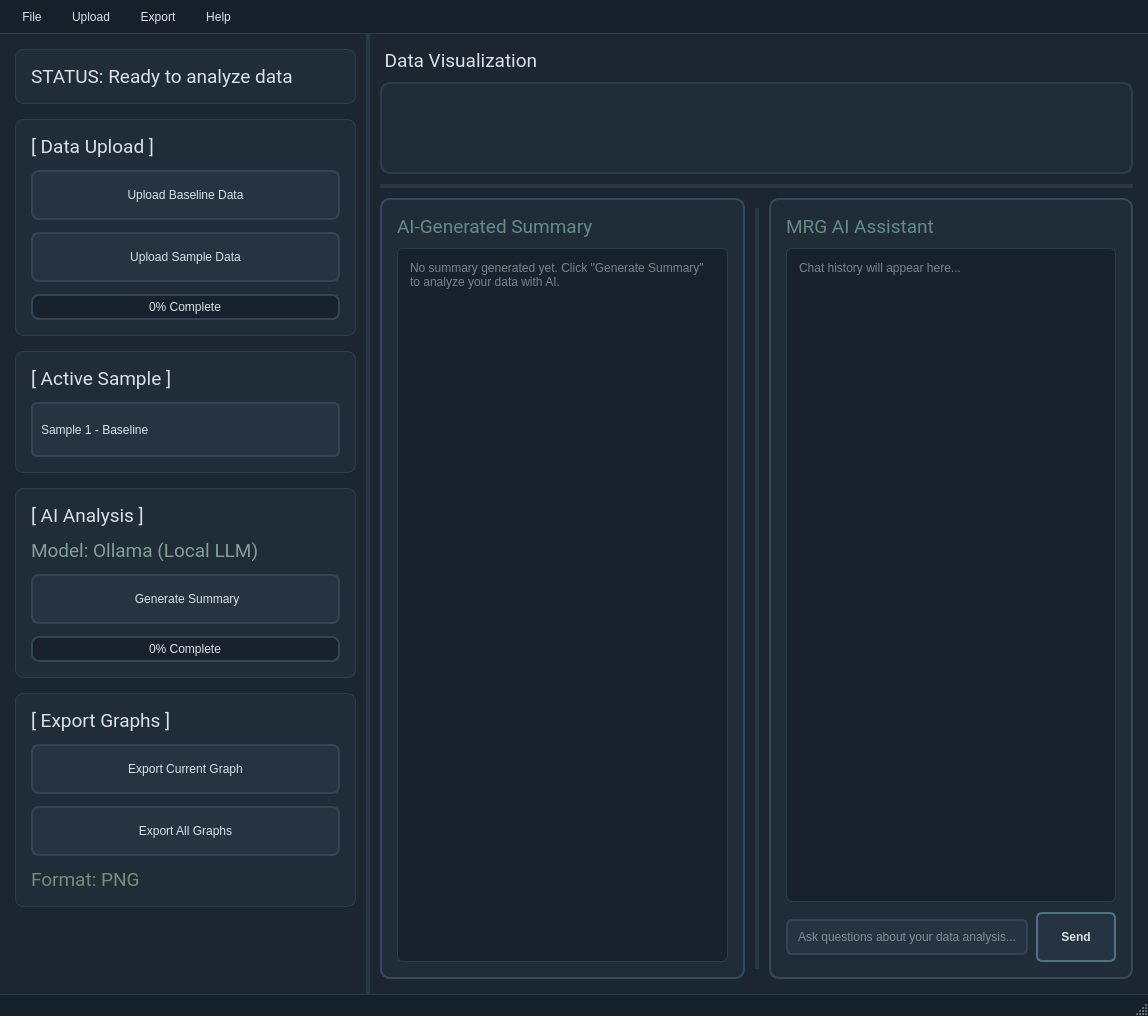
<?xml version="1.0" encoding="UTF-8"?>
<ui version="4.0">
 <class>MainWindow</class>
 <widget class="QMainWindow" name="MainWindow">
  <property name="geometry">
   <rect>
    <x>0</x>
    <y>0</y>
    <width>1148</width>
    <height>1016</height>
   </rect>
  </property>
  <property name="windowTitle">
   <string>Data Analyzer</string>
  </property>
  <property name="styleSheet">
   <string notr="true">
QMainWindow {
    background: rgb(28, 38, 48);
}

QWidget#centralwidget {
    background: rgb(28, 38, 48);
}

QLabel {
    color: rgb(220, 225, 230);
    font: 14pt &quot;Roboto&quot;;
}

QPushButton {
    background: rgb(38, 52, 66);
    border: 2px solid rgb(50, 68, 85);
    border-radius: 8px;
    color: rgb(220, 225, 230);
    font: 13pt &quot;Roboto&quot;;
    padding: 8px;
    min-height: 30px;
}

QPushButton:hover {
    background: rgb(85, 105, 75);
    border: 2px solid rgb(100, 130, 80);
}

QPushButton:pressed {
    background: rgb(70, 90, 60);
}

QPushButton:disabled {
    background: rgb(30, 35, 40);
    color: rgb(90, 95, 100);
    border: 2px solid rgb(45, 50, 55);
}

QComboBox {
    background: rgb(38, 52, 66);
    border: 2px solid rgb(50, 68, 85);
    border-radius: 6px;
    color: rgb(220, 225, 230);
    font: 12pt &quot;Roboto&quot;;
    padding: 8px;
    min-height: 35px;
}

QComboBox:hover {
    border: 2px solid rgb(100, 130, 80);
}

QComboBox::drop-down {
    border: none;
    width: 30px;
}

QComboBox::down-arrow {
    image: url(down_arrow.png);
    width: 12px;
    height: 12px;
}

QFrame {
    border-radius: 10px;
}

QProgressBar {
    border: 2px solid rgb(50, 68, 85);
    border-radius: 8px;
    background: rgb(24, 34, 44);
    text-align: center;
    color: rgb(220, 225, 230);
    font: 11pt &quot;Roboto&quot;;
}

QProgressBar::chunk {
    background: qlineargradient(x1:0, y1:0, x2:1, y2:0,
                                stop:0 rgb(75, 100, 70),
                                stop:1 rgb(100, 130, 80));
    border-radius: 6px;
}

QScrollArea {
    border: none;
    background: transparent;
}

QScrollBar:vertical {
    background: rgb(24, 34, 44);
    width: 12px;
    margin: 0px;
    border-radius: 6px;
}

QScrollBar::handle:vertical {
    background: rgb(50, 68, 85);
    border-radius: 6px;
    min-height: 20px;
}

QScrollBar::handle:vertical:hover {
    background: rgb(70, 90, 105);
}

QScrollBar::add-line:vertical, QScrollBar::sub-line:vertical {
    height: 0px;
}

QMenuBar {
    background: rgb(22, 32, 42);
    color: rgb(220, 225, 230);
    font: 12pt &quot;Roboto&quot;;
    padding: 4px;
    border-bottom: 1px solid rgb(45, 60, 75);
}

QMenuBar::item {
    padding: 6px 12px;
    background: transparent;
    border-radius: 4px;
}

QMenuBar::item:selected {
    background: rgb(85, 105, 75);
}

QMenu {
    background: rgb(32, 44, 56);
    border: 1px solid rgb(45, 60, 75);
    color: rgb(220, 225, 230);
    font: 11pt &quot;Roboto&quot;;
}

QMenu::item {
    padding: 8px 25px;
}

QMenu::item:selected {
    background: rgb(85, 105, 75);
}
   </string>
  </property>
  <widget class="QWidget" name="centralwidget">
   <layout class="QVBoxLayout" name="mainVerticalLayout">
    <property name="spacing">
     <number>0</number>
    </property>
    <property name="leftMargin">
     <number>0</number>
    </property>
    <property name="topMargin">
     <number>0</number>
    </property>
    <property name="rightMargin">
     <number>0</number>
    </property>
    <property name="bottomMargin">
     <number>0</number>
    </property>
    <item>
     <widget class="QSplitter" name="mainSplitter">
      <property name="styleSheet">
       <string notr="true">
QSplitter::handle {
    background: rgb(40, 55, 68);
}
QSplitter::handle:hover {
    background: rgb(100, 130, 80);
}
       </string>
      </property>
      <property name="orientation">
       <enum>Qt::Horizontal</enum>
      </property>
      <property name="handleWidth">
       <number>4</number>
      </property>
      <property name="childrenCollapsible">
       <bool>true</bool>
      </property>
      <widget class="QWidget" name="leftPanel">
       <property name="minimumSize">
        <size>
         <width>0</width>
         <height>0</height>
        </size>
       </property>
       <property name="maximumSize">
        <size>
         <width>400</width>
         <height>16777215</height>
        </size>
       </property>
       <layout class="QVBoxLayout" name="leftPanelLayout">
        <property name="spacing">
         <number>15</number>
        </property>
        <property name="leftMargin">
         <number>15</number>
        </property>
        <property name="topMargin">
         <number>15</number>
        </property>
        <property name="rightMargin">
         <number>10</number>
        </property>
        <property name="bottomMargin">
         <number>15</number>
        </property>
        <item>
         <widget class="QFrame" name="statusFrame">
          <property name="styleSheet">
           <string notr="true">
#statusFrame {
    background: rgb(32, 44, 56);
    border: 1px solid rgb(45, 60, 75);
    border-radius: 8px;
}
           </string>
          </property>
          <property name="frameShape">
           <enum>QFrame::StyledPanel</enum>
          </property>
          <layout class="QVBoxLayout" name="statusLayout">
           <property name="leftMargin">
            <number>15</number>
           </property>
           <property name="topMargin">
            <number>15</number>
           </property>
           <property name="rightMargin">
            <number>15</number>
           </property>
           <property name="bottomMargin">
            <number>15</number>
           </property>
           <item>
            <widget class="QLabel" name="status_inf">
             <property name="font">
              <font>
               <family>Roboto</family>
               <pointsize>14</pointsize>
               <italic>false</italic>
               <bold>false</bold>
              </font>
             </property>
             <property name="text">
              <string>STATUS: Ready to analyze data</string>
             </property>
             <property name="wordWrap">
              <bool>true</bool>
             </property>
            </widget>
           </item>
          </layout>
         </widget>
        </item>
        <item>
         <widget class="QFrame" name="uploadFrame">
          <property name="styleSheet">
           <string notr="true">
#uploadFrame {
    background: rgb(32, 44, 56);
    border: 1px solid rgb(45, 60, 75);
    border-radius: 8px;
}
           </string>
          </property>
          <property name="frameShape">
           <enum>QFrame::StyledPanel</enum>
          </property>
          <layout class="QVBoxLayout" name="uploadLayout">
           <property name="spacing">
            <number>12</number>
           </property>
           <property name="leftMargin">
            <number>15</number>
           </property>
           <property name="topMargin">
            <number>15</number>
           </property>
           <property name="rightMargin">
            <number>15</number>
           </property>
           <property name="bottomMargin">
            <number>15</number>
           </property>
           <item>
            <widget class="QLabel" name="uploadLabel">
             <property name="font">
              <font>
               <family>Roboto</family>
               <pointsize>14</pointsize>
               <italic>false</italic>
               <bold>false</bold>
              </font>
             </property>
             <property name="text">
              <string>[ Data Upload ]</string>
             </property>
            </widget>
           </item>
           <item>
            <widget class="QPushButton" name="btn_save">
             <property name="minimumSize">
              <size>
               <width>0</width>
               <height>50</height>
              </size>
             </property>
             <property name="text">
              <string>Upload Baseline Data</string>
             </property>
             <property name="iconSize">
              <size>
               <width>20</width>
               <height>20</height>
              </size>
             </property>
            </widget>
           </item>
           <item>
            <widget class="QPushButton" name="btn_current_filter">
             <property name="minimumSize">
              <size>
               <width>0</width>
               <height>50</height>
              </size>
             </property>
             <property name="text">
              <string>Upload Sample Data</string>
             </property>
            </widget>
           </item>
           <item>
            <widget class="QProgressBar" name="uploadProgress">
             <property name="value">
              <number>0</number>
             </property>
             <property name="textVisible">
              <bool>true</bool>
             </property>
             <property name="format">
              <string>%p% Complete</string>
             </property>
            </widget>
           </item>
          </layout>
         </widget>
        </item>
        <item>
         <widget class="QFrame" name="samplesFrame">
          <property name="styleSheet">
           <string notr="true">
#samplesFrame {
    background: rgb(32, 44, 56);
    border: 1px solid rgb(45, 60, 75);
    border-radius: 8px;
}
           </string>
          </property>
          <property name="frameShape">
           <enum>QFrame::StyledPanel</enum>
          </property>
          <layout class="QVBoxLayout" name="samplesLayout">
           <property name="spacing">
            <number>12</number>
           </property>
           <property name="leftMargin">
            <number>15</number>
           </property>
           <property name="topMargin">
            <number>15</number>
           </property>
           <property name="rightMargin">
            <number>15</number>
           </property>
           <property name="bottomMargin">
            <number>15</number>
           </property>
           <item>
            <widget class="QLabel" name="samplesLabel">
             <property name="font">
              <font>
               <family>Roboto</family>
               <pointsize>14</pointsize>
               <italic>false</italic>
               <bold>false</bold>
              </font>
             </property>
             <property name="text">
              <string>[ Active Sample ]</string>
             </property>
            </widget>
           </item>
           <item>
            <widget class="QComboBox" name="comboBox">
             <property name="sizePolicy">
              <sizepolicy hsizetype="Expanding" vsizetype="Fixed">
               <horstretch>0</horstretch>
               <verstretch>0</verstretch>
              </sizepolicy>
             </property>
             <item>
              <property name="text">
               <string>Sample 1 - Baseline</string>
              </property>
             </item>
             <item>
              <property name="text">
               <string>Sample 2 - Test A</string>
              </property>
             </item>
             <item>
              <property name="text">
               <string>Sample 3 - Test B</string>
              </property>
             </item>
            </widget>
           </item>
          </layout>
         </widget>
        </item>
        <item>
         <widget class="QFrame" name="aiFrame">
          <property name="styleSheet">
           <string notr="true">
#aiFrame {
    background: rgb(32, 44, 56);
    border: 1px solid rgb(45, 60, 75);
    border-radius: 8px;
}
           </string>
          </property>
          <property name="frameShape">
           <enum>QFrame::StyledPanel</enum>
          </property>
          <layout class="QVBoxLayout" name="aiLayout">
           <property name="spacing">
            <number>12</number>
           </property>
           <property name="leftMargin">
            <number>15</number>
           </property>
           <property name="topMargin">
            <number>15</number>
           </property>
           <property name="rightMargin">
            <number>15</number>
           </property>
           <property name="bottomMargin">
            <number>15</number>
           </property>
           <item>
            <widget class="QLabel" name="aiLabel">
             <property name="font">
              <font>
               <family>Roboto</family>
               <pointsize>14</pointsize>
               <italic>false</italic>
               <bold>false</bold>
              </font>
             </property>
             <property name="text">
              <string>[ AI Analysis ]</string>
             </property>
            </widget>
           </item>
           <item>
            <widget class="QLabel" name="aiModelInfo">
             <property name="font">
              <font>
               <family>Roboto</family>
               <pointsize>14</pointsize>
               <italic>false</italic>
               <bold>false</bold>
              </font>
             </property>
             <property name="styleSheet">
              <string notr="true">color: rgb(130, 160, 150);</string>
             </property>
             <property name="text">
              <string>Model: Ollama (Local LLM)</string>
             </property>
            </widget>
           </item>
           <item>
            <widget class="QPushButton" name="btn_invert">
             <property name="minimumSize">
              <size>
               <width>0</width>
               <height>50</height>
              </size>
             </property>
             <property name="styleSheet">
              <string notr="true">
QPushButton {
    background: rgb(38, 52, 66);
    border: 2px solid rgb(50, 68, 85);
    border-radius: 8px;
    color: rgb(220, 225, 230);
    font: 13pt &quot;Roboto&quot;;
    padding: 8px;
}

QPushButton:hover {
    background: qlineargradient(x1:0, y1:0, x2:1, y2:0,
                                stop:0 rgb(50, 85, 100),
                                stop:1 rgb(75, 115, 130));
    border: 2px solid rgb(75, 115, 130);
}

QPushButton:pressed {
    background: qlineargradient(x1:0, y1:0, x2:1, y2:0,
                                stop:0 rgb(40, 70, 85),
                                stop:1 rgb(55, 90, 105));
}

QPushButton:disabled {
    background: rgb(30, 35, 40);
    color: rgb(90, 95, 100);
    border: 2px solid rgb(45, 50, 55);
}
              </string>
             </property>
             <property name="text">
              <string> Generate Summary</string>
             </property>
            </widget>
           </item>
           <item>
            <widget class="QProgressBar" name="aiProgress">
             <property name="styleSheet">
              <string notr="true">
QProgressBar::chunk {
    background: qlineargradient(x1:0, y1:0, x2:1, y2:0,
                                stop:0 rgb(50, 85, 100),
                                stop:1 rgb(75, 115, 130));
}
              </string>
             </property>
             <property name="value">
              <number>0</number>
             </property>
             <property name="textVisible">
              <bool>true</bool>
             </property>
             <property name="format">
              <string>%p% Complete</string>
             </property>
            </widget>
           </item>
          </layout>
         </widget>
        </item>
        <item>
         <widget class="QFrame" name="exportFrame">
          <property name="styleSheet">
           <string notr="true">
#exportFrame {
    background: rgb(32, 44, 56);
    border: 1px solid rgb(45, 60, 75);
    border-radius: 8px;
}
           </string>
          </property>
          <property name="frameShape">
           <enum>QFrame::StyledPanel</enum>
          </property>
          <layout class="QVBoxLayout" name="exportLayout">
           <property name="spacing">
            <number>12</number>
           </property>
           <property name="leftMargin">
            <number>15</number>
           </property>
           <property name="topMargin">
            <number>15</number>
           </property>
           <property name="rightMargin">
            <number>15</number>
           </property>
           <property name="bottomMargin">
            <number>15</number>
           </property>
           <item>
            <widget class="QLabel" name="exportLabel">
             <property name="font">
              <font>
               <family>Roboto</family>
               <pointsize>14</pointsize>
               <italic>false</italic>
               <bold>false</bold>
              </font>
             </property>
             <property name="text">
              <string>[ Export Graphs ]</string>
             </property>
            </widget>
           </item>
           <item>
            <widget class="QPushButton" name="btn_export_current">
             <property name="minimumSize">
              <size>
               <width>0</width>
               <height>50</height>
              </size>
             </property>
             <property name="text">
              <string>Export Current Graph</string>
             </property>
            </widget>
           </item>
           <item>
            <widget class="QPushButton" name="btn_export_all">
             <property name="minimumSize">
              <size>
               <width>0</width>
               <height>50</height>
              </size>
             </property>
             <property name="text">
              <string>Export All Graphs</string>
             </property>
            </widget>
           </item>
           <item>
            <widget class="QLabel" name="exportInfo">
             <property name="font">
              <font>
               <family>Roboto</family>
               <pointsize>14</pointsize>
               <italic>false</italic>
               <bold>false</bold>
              </font>
             </property>
             <property name="styleSheet">
              <string notr="true">color: rgb(120, 140, 120);</string>
             </property>
             <property name="text">
              <string>Format: PNG</string>
             </property>
            </widget>
           </item>
          </layout>
         </widget>
        </item>
        <item>
         <spacer name="verticalSpacer">
          <property name="orientation">
           <enum>Qt::Vertical</enum>
          </property>
          <property name="sizeHint" stdset="0">
           <size>
            <width>20</width>
            <height>40</height>
           </size>
          </property>
         </spacer>
        </item>
       </layout>
      </widget>
      <widget class="QWidget" name="rightPanel">
       <layout class="QVBoxLayout" name="rightPanelLayout">
        <property name="spacing">
         <number>0</number>
        </property>
        <property name="leftMargin">
         <number>10</number>
        </property>
        <property name="topMargin">
         <number>15</number>
        </property>
        <property name="rightMargin">
         <number>15</number>
        </property>
        <property name="bottomMargin">
         <number>15</number>
        </property>
        <item>
         <widget class="QSplitter" name="verticalSplitter">
          <property name="styleSheet">
           <string notr="true">
QSplitter::handle {
    background: rgb(40, 55, 68);
    margin-top: 10px;
    margin-bottom: 10px;
}
QSplitter::handle:hover {
    background: rgb(100, 130, 80);
}
           </string>
          </property>
          <property name="orientation">
           <enum>Qt::Vertical</enum>
          </property>
          <property name="handleWidth">
           <number>4</number>
          </property>
          <property name="childrenCollapsible">
           <bool>true</bool>
          </property>
          <widget class="QWidget" name="visualizationWidget">
           <layout class="QVBoxLayout" name="visualizationLayout">
            <property name="spacing">
             <number>10</number>
            </property>
            <property name="leftMargin">
             <number>0</number>
            </property>
            <property name="topMargin">
             <number>0</number>
            </property>
            <property name="rightMargin">
             <number>0</number>
            </property>
            <property name="bottomMargin">
             <number>0</number>
            </property>
            <item>
             <widget class="QLabel" name="displayLabel">
              <property name="font">
               <font>
                <family>Roboto</family>
                <pointsize>14</pointsize>
                <italic>false</italic>
                <bold>false</bold>
               </font>
              </property>
              <property name="text">
               <string> Data Visualization</string>
              </property>
             </widget>
            </item>
            <item>
             <widget class="QFrame" name="displayFrame">
              <property name="sizePolicy">
               <sizepolicy hsizetype="Expanding" vsizetype="Expanding">
                <horstretch>0</horstretch>
                <verstretch>0</verstretch>
               </sizepolicy>
              </property>
              <property name="styleSheet">
               <string notr="true">
#displayFrame {
    background: rgb(32, 44, 56);
    border: 2px solid rgb(45, 60, 75);
    border-radius: 10px;
}
               </string>
              </property>
              <property name="frameShape">
               <enum>QFrame::StyledPanel</enum>
              </property>
              <layout class="QVBoxLayout" name="displayFrameLayout">
               <property name="spacing">
                <number>0</number>
               </property>
               <property name="leftMargin">
                <number>0</number>
               </property>
               <property name="topMargin">
                <number>0</number>
               </property>
               <property name="rightMargin">
                <number>0</number>
               </property>
               <property name="bottomMargin">
                <number>0</number>
               </property>
               <item>
                <widget class="QLabel" name="display">
                 <property name="sizePolicy">
                  <sizepolicy hsizetype="Expanding" vsizetype="Expanding">
                   <horstretch>0</horstretch>
                   <verstretch>0</verstretch>
                  </sizepolicy>
                 </property>
                 <property name="styleSheet">
                  <string notr="true">
background: transparent;
border: none;
                  </string>
                 </property>
                 <property name="text">
                  <string/>
                 </property>
                 <property name="scaledContents">
                  <bool>false</bool>
                 </property>
                 <property name="alignment">
                  <set>Qt::AlignCenter</set>
                 </property>
                </widget>
               </item>
              </layout>
             </widget>
            </item>
           </layout>
          </widget>
          <widget class="QSplitter" name="aiHorizontalSplitter">
           <property name="sizePolicy">
            <sizepolicy hsizetype="Expanding" vsizetype="Preferred">
             <horstretch>0</horstretch>
             <verstretch>0</verstretch>
            </sizepolicy>
           </property>
           <property name="minimumSize">
            <size>
             <width>0</width>
             <height>180</height>
            </size>
           </property>
           <property name="maximumSize">
            <size>
             <width>16777215</width>
             <height>16777215</height>
            </size>
           </property>
           <property name="styleSheet">
            <string notr="true">
QSplitter::handle {
    background: rgb(40, 55, 68);
    margin-left: 10px;
    margin-right: 10px;
}
QSplitter::handle:hover {
    background: rgb(100, 130, 80);
}
            </string>
           </property>
           <property name="orientation">
            <enum>Qt::Horizontal</enum>
           </property>
           <property name="handleWidth">
            <number>4</number>
           </property>
           <property name="childrenCollapsible">
            <bool>true</bool>
           </property>
           <widget class="QFrame" name="aiSummaryFrame">
            <property name="sizePolicy">
             <sizepolicy hsizetype="Expanding" vsizetype="Preferred">
              <horstretch>0</horstretch>
              <verstretch>0</verstretch>
             </sizepolicy>
            </property>
            <property name="styleSheet">
             <string notr="true">
#aiSummaryFrame {
    background: rgb(32, 44, 56);
    border: 2px solid rgb(50, 75, 90);
    border-radius: 10px;
}

QTextEdit {
    background: rgb(24, 34, 44);
    border: 1px solid rgb(45, 60, 75);
    border-radius: 6px;
    color: rgb(220, 225, 230);
    font: 11pt &quot;Roboto&quot;;
    padding: 8px;
}
            </string>
            </property>
            <property name="frameShape">
             <enum>QFrame::StyledPanel</enum>
            </property>
            <layout class="QVBoxLayout" name="aiSummaryLayout">
             <property name="spacing">
              <number>10</number>
             </property>
             <property name="leftMargin">
              <number>15</number>
             </property>
             <property name="topMargin">
              <number>15</number>
             </property>
             <property name="rightMargin">
              <number>15</number>
             </property>
             <property name="bottomMargin">
              <number>15</number>
             </property>
             <item>
              <layout class="QHBoxLayout" name="summaryHeaderLayout">
               <item>
                <widget class="QLabel" name="aiSummaryTitle">
                 <property name="font">
                  <font>
                   <family>Roboto</family>
                   <pointsize>14</pointsize>
                   <italic>false</italic>
                   <bold>false</bold>
                  </font>
                 </property>
                 <property name="styleSheet">
                  <string notr="true">color: rgb(100, 140, 130);</string>
                 </property>
                 <property name="text">
                  <string>AI-Generated Summary</string>
                 </property>
                </widget>
               </item>
               <item>
                <spacer name="horizontalSpacer">
                 <property name="orientation">
                  <enum>Qt::Horizontal</enum>
                 </property>
                 <property name="sizeHint" stdset="0">
                  <size>
                   <width>40</width>
                   <height>20</height>
                  </size>
                 </property>
                </spacer>
               </item>
              </layout>
             </item>
             <item>
              <widget class="QTextEdit" name="aiSummaryText">
               <property name="readOnly">
                <bool>true</bool>
               </property>
               <property name="placeholderText">
                <string>No summary generated yet. Click &quot;Generate Summary&quot; to analyze your data with AI.</string>
               </property>
              </widget>
             </item>
            </layout>
           </widget>
           <widget class="QFrame" name="aiChatFrame">
            <property name="sizePolicy">
             <sizepolicy hsizetype="Expanding" vsizetype="Preferred">
              <horstretch>0</horstretch>
              <verstretch>0</verstretch>
             </sizepolicy>
            </property>
            <property name="styleSheet">
             <string notr="true">
#aiChatFrame {
    background: rgb(32, 44, 56);
    border: 2px solid rgb(50, 75, 90);
    border-radius: 10px;
}

QTextEdit {
    background: rgb(24, 34, 44);
    border: 1px solid rgb(45, 60, 75);
    border-radius: 6px;
    color: rgb(220, 225, 230);
    font: 11pt &quot;Roboto&quot;;
    padding: 8px;
}

QLineEdit {
    background: rgb(38, 52, 66);
    border: 2px solid rgb(50, 68, 85);
    border-radius: 6px;
    color: rgb(220, 225, 230);
    font: 11pt &quot;Roboto&quot;;
    padding: 8px;
}

QLineEdit:focus {
    border: 2px solid rgb(100, 130, 80);
}
            </string>
            </property>
            <property name="frameShape">
             <enum>QFrame::StyledPanel</enum>
            </property>
            <layout class="QVBoxLayout" name="aiChatLayout">
             <property name="spacing">
              <number>10</number>
             </property>
             <property name="leftMargin">
              <number>15</number>
             </property>
             <property name="topMargin">
              <number>15</number>
             </property>
             <property name="rightMargin">
              <number>15</number>
             </property>
             <property name="bottomMargin">
              <number>15</number>
             </property>
             <item>
              <widget class="QLabel" name="aiChatTitle">
               <property name="font">
                <font>
                 <family>Roboto</family>
                 <pointsize>14</pointsize>
                 <italic>false</italic>
                 <bold>false</bold>
                </font>
               </property>
               <property name="styleSheet">
                <string notr="true">color: rgb(100, 140, 130);</string>
               </property>
               <property name="text">
                <string>MRG AI Assistant</string>
               </property>
              </widget>
             </item>
             <item>
              <widget class="QTextEdit" name="chatDisplay">
               <property name="readOnly">
                <bool>true</bool>
               </property>
               <property name="placeholderText">
                <string>Chat history will appear here...</string>
               </property>
              </widget>
             </item>
             <item>
              <layout class="QHBoxLayout" name="chatInputLayout">
               <property name="spacing">
                <number>8</number>
               </property>
               <item>
                <widget class="QLineEdit" name="chatInput">
                 <property name="placeholderText">
                  <string>Ask questions about your data analysis...</string>
                 </property>
                </widget>
               </item>
               <item>
                <widget class="QPushButton" name="btn_send_message">
                 <property name="minimumSize">
                  <size>
                   <width>80</width>
                   <height>50</height>
                  </size>
                 </property>
                 <property name="maximumSize">
                  <size>
                   <width>80</width>
                   <height>16777215</height>
                  </size>
                 </property>
                 <property name="styleSheet">
                  <string notr="true">
QPushButton {
    background: qlineargradient(x1:0, y1:0, x2:1, y2:0,
                                stop:0 rgb(50, 85, 100),
                                stop:1 rgb(75, 115, 130));
    border: 2px solid rgb(75, 115, 130);
    border-radius: 6px;
    color: rgb(220, 225, 230);
    font: 11pt &quot;Roboto&quot;;
    font-weight: bold;
}

QPushButton:hover {
    background: qlineargradient(x1:0, y1:0, x2:1, y2:0,
                                stop:0 rgb(60, 95, 110),
                                stop:1 rgb(85, 125, 140));
}

QPushButton:pressed {
    background: qlineargradient(x1:0, y1:0, x2:1, y2:0,
                                stop:0 rgb(40, 70, 85),
                                stop:1 rgb(55, 90, 105));
}

QPushButton:disabled {
    background: rgb(30, 35, 40);
    color: rgb(90, 95, 100);
    border: 2px solid rgb(45, 50, 55);
}
                  </string>
                 </property>
                 <property name="text">
                  <string>Send</string>
                 </property>
                </widget>
               </item>
              </layout>
             </item>
            </layout>
           </widget>
          </widget>
         </widget>
        </item>
       </layout>
      </widget>
     </widget>
    </item>
   </layout>
  </widget>
  <widget class="QStatusBar" name="statusbar">
   <property name="styleSheet">
    <string notr="true">
QStatusBar {
    background: rgb(22, 32, 42);
    color: rgb(150, 170, 160);
    border-top: 1px solid rgb(45, 60, 75);
}
    </string>
   </property>
  </widget>
  <widget class="QMenuBar" name="menubar">
   <property name="geometry">
    <rect>
     <x>0</x>
     <y>0</y>
     <width>1148</width>
     <height>36</height>
    </rect>
   </property>
   <widget class="QMenu" name="menuFile">
    <property name="title">
     <string>File</string>
    </property>
    <addaction name="actionChangeDirectory"/>
    <addaction name="separator"/>
    <addaction name="actionExit"/>
   </widget>
   <widget class="QMenu" name="menuUpload">
    <property name="title">
     <string>Upload</string>
    </property>
    <addaction name="actionUpload_BaseLine"/>
    <addaction name="actionUpload_Samples"/>
   </widget>
   <widget class="QMenu" name="menuSave">
    <property name="title">
     <string>Export</string>
    </property>
    <addaction name="actionSave_Current_Graph"/>
    <addaction name="actionSave_All_Sample_Graph"/>
    <addaction name="separator"/>
   </widget>
   <widget class="QMenu" name="menuHelp">
    <property name="title">
     <string>Help</string>
    </property>
    <addaction name="actionDocumentation"/>
    <addaction name="actionAbout"/>
   </widget>
   <addaction name="menuFile"/>
   <addaction name="menuUpload"/>
   <addaction name="menuSave"/>
   <addaction name="menuHelp"/>
  </widget>
  <action name="actionChangeDirectory">
   <property name="text">
    <string>Change Directory...</string>
   </property>
   <property name="shortcut">
    <string>Ctrl+D</string>
   </property>
  </action>
  <action name="actionExit">
   <property name="text">
    <string>Exit</string>
   </property>
   <property name="shortcut">
    <string>Ctrl+Q</string>
   </property>
  </action>
  <action name="actionSave_Current_Graph">
   <property name="text">
    <string>Save Current Graph</string>
   </property>
   <property name="shortcut">
    <string>Ctrl+S</string>
   </property>
  </action>
  <action name="actionSave_All_Sample_Graph">
   <property name="text">
    <string>Save All Graphs</string>
   </property>
   <property name="shortcut">
    <string>Ctrl+Shift+S</string>
   </property>
  </action>
  <action name="actionUpload_BaseLine">
   <property name="text">
    <string>Upload Baseline...</string>
   </property>
   <property name="shortcut">
    <string>Ctrl+B</string>
   </property>
  </action>
  <action name="actionUpload_Samples">
   <property name="text">
    <string>Upload Samples...</string>
   </property>
   <property name="shortcut">
    <string>Ctrl+U</string>
   </property>
  </action>
  <action name="actionExportCSV">
   <property name="text">
    <string>Export as CSV</string>
   </property>
  </action>
  <action name="actionExportJSON">
   <property name="text">
    <string>Export as JSON</string>
   </property>
  </action>
  <action name="actionToggleLeftPanel">
   <property name="checkable">
    <bool>true</bool>
   </property>
   <property name="checked">
    <bool>true</bool>
   </property>
   <property name="text">
    <string>Show Control Panel</string>
   </property>
   <property name="shortcut">
    <string>Ctrl+P</string>
   </property>
  </action>
  <action name="actionZoomIn">
   <property name="text">
    <string>Zoom In</string>
   </property>
   <property name="shortcut">
    <string>Ctrl++</string>
   </property>
  </action>
  <action name="actionZoomOut">
   <property name="text">
    <string>Zoom Out</string>
   </property>
   <property name="shortcut">
    <string>Ctrl+-</string>
   </property>
  </action>
  <action name="actionResetZoom">
   <property name="text">
    <string>Reset Zoom</string>
   </property>
   <property name="shortcut">
    <string>Ctrl+0</string>
   </property>
  </action>
  <action name="actionDocumentation">
   <property name="text">
    <string>Documentation</string>
   </property>
   <property name="shortcut">
    <string>F1</string>
   </property>
  </action>
  <action name="actionAbout">
   <property name="text">
    <string>About</string>
   </property>
  </action>
 </widget>
 <resources/>
 <connections/>
</ui>
